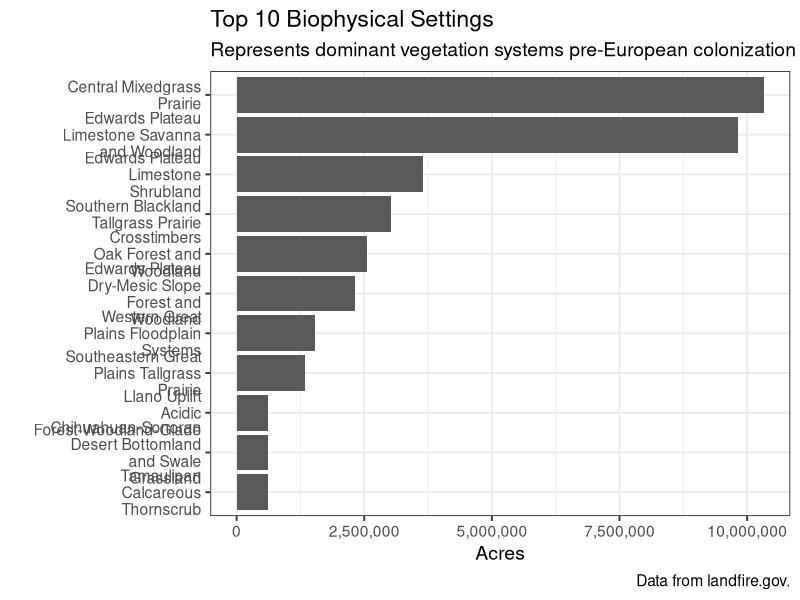

R code for this plot:
## ---- chunk 1
#| label: Load packages and data
#| echo: true
#| message: false
#| warning: false
#| code-overflow: wrap
#| include: true
#| results: hide


# load packages
library(tidyverse)
library(scales)
library(stringr)

# read in data for our Area of Interest
bps_data <- read.csv("outputs/bps_aoi_attributes.csv")
evt_data <- read.csv("outputs/evt_aoi_attributes.csv")

# summarize data by BpS Name attribute for chart.  We do this as an AoI may have multiple variants if it crosses multiple Map Zones. We also limit output dataframe to the top 10 BpSs.  Customize as needed!

bps_name <- bps_data %>%
  group_by(BPS_NAME) %>%
  summarize(ACRES = sum(ACRES),
            REL_PERCENT = sum(REL_PERCENT)) %>%
  arrange(desc(REL_PERCENT)) %>%
  top_n(n = 10, wt = REL_PERCENT)

# plot
bps_percent_chart <- 
  ggplot(data = bps_name, aes(x = BPS_NAME, y = REL_PERCENT)) + 
  geom_bar(stat = "identity") +
  labs(
    title = "Top 10 Biophysical Settings",
    subtitle = "Represents dominant vegetation systems pre-European colonization",
    caption = "Data from landfire.gov.",
    x = "",
    y = "Percent of landscape") +
  scale_x_discrete(limits = rev(bps_name$BPS_NAME),
                   labels = function(x) str_wrap(x, width = 18)) +
  coord_flip() +
  theme_bw(base_size = 14)


bps_acres_chart <-
  ggplot(data = bps_name, aes(x = BPS_NAME, y = ACRES)) + 
  geom_bar(stat = "identity") +
  labs(
    title = "Top 10 Biophysical Settings",
    subtitle = "Represents dominant vegetation systems pre-European colonization",
    caption = "Data from landfire.gov.",
    x = "",
    y = "Acres") +
  scale_x_discrete(limits = rev(bps_name$BPS_NAME),
                   labels = function(x) str_wrap(x, width = 18)) +
  coord_flip() +
  theme_bw(base_size = 14) +
  scale_y_continuous(labels = comma)

bps_acres_chart






